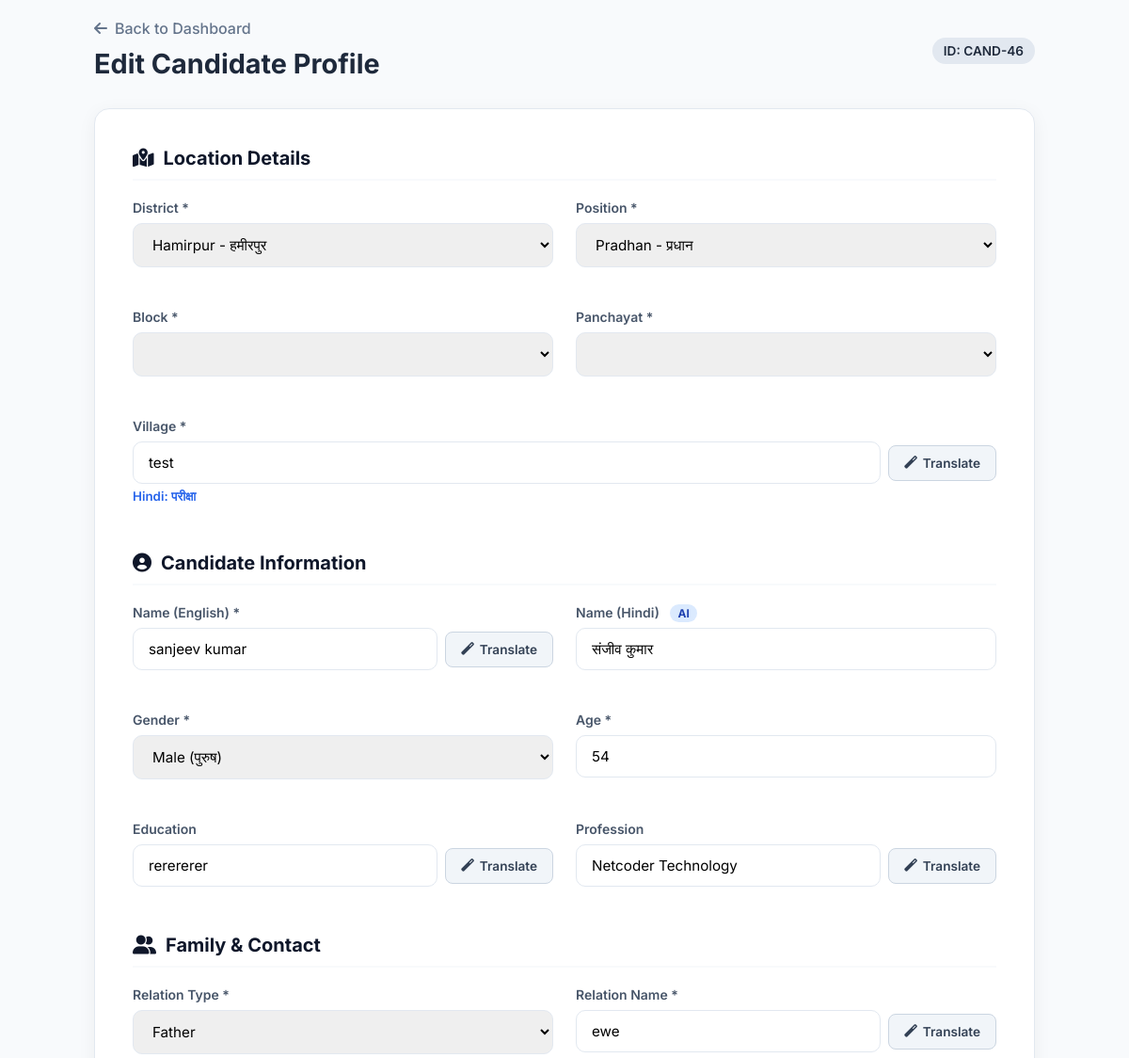
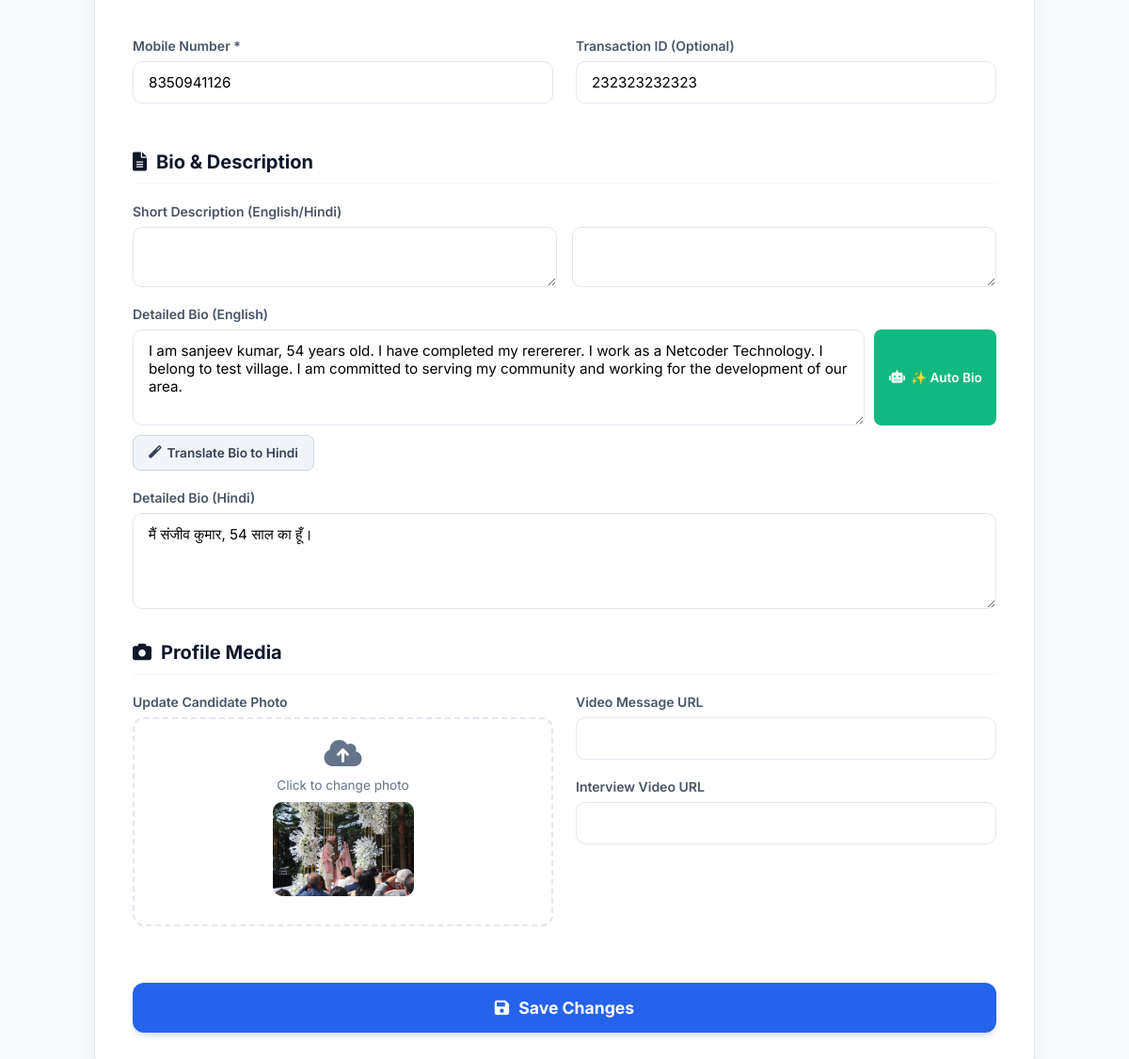
The page /employee/edit_candidate.php?id=46 (signed in) on the database its author committed (2 pictures, top to bottom).
### tables this page shows
CREATE TABLE `candidates` (
  `id` int(11) NOT NULL,
  `candidate_unique_id` varchar(50) DEFAULT NULL,
  `candidate_id` varchar(50) NOT NULL,
  `district_id` int(11) NOT NULL,
  `representative_type_id` int(11) DEFAULT NULL,
  `jila_parishad_pradhan` enum('jila_parishad','pradhan') DEFAULT NULL,
  `jila_parishad_id` int(11) DEFAULT NULL,
  `block_id` int(11) DEFAULT NULL,
  `panchayat_id` int(11) DEFAULT NULL,
  `bdc_constituency_id` int(11) DEFAULT NULL,
  `zila_parishad_constituency_id` int(11) DEFAULT NULL,
  `village` varchar(100) NOT NULL,
  `village_hi` varchar(100) DEFAULT NULL,
  `candidate_name_hi` varchar(100) NOT NULL,
  `candidate_name_en` varchar(100) NOT NULL,
  `relation_type` enum('father','husband') NOT NULL,
  `relation_name` varchar(100) NOT NULL,
  `relation_name_hi` varchar(100) DEFAULT NULL,
  `gender` enum('Male','Female','Other') NOT NULL,
  `age` int(11) NOT NULL,
  `education` varchar(200) DEFAULT NULL,
  `education_hi` varchar(100) DEFAULT NULL,
  `profession` varchar(100) DEFAULT NULL,
  `profession_hi` varchar(100) DEFAULT NULL,
  `short_notes_en` text DEFAULT NULL,
  `short_notes_hi` text DEFAULT NULL,
  `bio_hi` text DEFAULT NULL,
  `bio_en` text DEFAULT NULL,
  `slug` varchar(500) NOT NULL,
  `photo_url` varchar(500) DEFAULT NULL,
  `video_message_url` varchar(500) DEFAULT NULL,
  `interview_video_url` varchar(500) DEFAULT NULL,
  `mobile_number` varchar(15) DEFAULT NULL,
  `whatsapp_number` varchar(15) DEFAULT NULL,
  `email` varchar(100) DEFAULT NULL,
  `facebook_url` varchar(500) DEFAULT NULL,
  `twitter_url` varchar(500) DEFAULT NULL,
  `instagram_url` varchar(500) DEFAULT NULL,
  `status` enum('contesting','leading','winner','runner_up','withdrawn') DEFAULT 'contesting',
  `approval_status` enum('pending','approved','rejected') DEFAULT 'pending',
  `views` int(11) DEFAULT 0,
  `featured` tinyint(1) DEFAULT 0,
  `created_at` timestamp NOT NULL DEFAULT current_timestamp(),
  `updated_at` timestamp NOT NULL DEFAULT current_timestamp() ON UPDATE current_timestamp(),
  `created_by` int(11) DEFAULT NULL,
  `whatsapp_verified` tinyint(1) DEFAULT 0,
  `photo_hidden` tinyint(1) DEFAULT 1,
  `verification_code` varchar(6) DEFAULT NULL,
  `verification_expiry` datetime DEFAULT NULL,
  `is_active` tinyint(1) DEFAULT 1,
  `transaction_id` varchar(100) DEFAULT NULL
);

CREATE TABLE `districts` (
  `id` int(11) NOT NULL,
  `district_name` varchar(100) NOT NULL,
  `district_name_hi` varchar(100) NOT NULL,
  `slug` varchar(100) NOT NULL,
  `description` text DEFAULT NULL,
  `meta_title` varchar(200) DEFAULT NULL,
  `meta_description` text DEFAULT NULL,
  `created_at` timestamp NOT NULL DEFAULT current_timestamp(),
  `updated_at` timestamp NOT NULL DEFAULT current_timestamp() ON UPDATE current_timestamp()
);

CREATE TABLE `representative_types` (
  `id` int(11) NOT NULL,
  `type_key` varchar(50) NOT NULL,
  `type_name` varchar(100) NOT NULL,
  `type_name_hi` varchar(100) DEFAULT NULL,
  `has_block` tinyint(1) DEFAULT 0,
  `has_panchayat` tinyint(1) DEFAULT 0,
  `has_bdc_constituency` tinyint(1) DEFAULT 0,
  `has_zila_parishad_constituency` tinyint(1) DEFAULT 0,
  `sort_order` int(11) DEFAULT 0,
  `created_at` timestamp NOT NULL DEFAULT current_timestamp()
);

### employee/edit_candidate.php (the view, shortened to what this page needs)
<?php
require_once __DIR__ . '/employee_config.php';
$candidate_id = $_GET['id'] ?? null;
$stmt = $pdo->prepare("SELECT * FROM candidates WHERE id = ?");
$stmt->execute([$candidate_id]);
$candidate = $stmt->fetch(PDO::FETCH_ASSOC);
$districts = $pdo->query("SELECT id, district_name, district_name_hi FROM districts ORDER BY district_name")->fetchAll();
$representativeTypes = $pdo->query("SELECT id, type_name, type_name_hi, type_key FROM representative_types ORDER BY id")->fetchAll();
?>
<!DOCTYPE html>
<html lang="en">
<head>
    <link rel="stylesheet" href="https://cdnjs.cloudflare.com/ajax/libs/font-awesome/6.0.0/css/all.min.css">
</head>
<body>
    <div class="container">
        <div class="header">
            <div>
                <a href="dashboard.php" class="back-btn"><i class="fas fa-arrow-left"></i> Back to Dashboard</a>
                <h1 style="margin-top:10px; font-size:1.8rem;">Edit Candidate Profile</h1>
            </div>
            <div style="text-align:right;">
                <span style="background:#e2e8f0; padding:6px 12px; border-radius:20px; font-weight:600; font-size:0.85rem;">ID: <?php echo htmlspecialchars($candidate['candidate_unique_id'] ?: 'CAND-' . $candidate['id']); ?></span>
            </div>
        </div>
        <div class="form-card">
            <form method="POST" enctype="multipart/form-data" id="editForm">
                <div class="section-title"><i class="fas fa-map-marked-alt"></i> Location Details</div>
                <div class="grid">
                    <div class="form-group">
                        <label>District *</label>
                        <select name="district_id" id="district" required>
                            <?php foreach ($districts as $d): ?>
                            <option value="<?php echo $d['id']; ?>" <?php echo $candidate['district_id'] == $d['id'] ? 'selected' : ''; ?>>
                                <?php echo htmlspecialchars($d['district_name'] . ' - ' . ($d['district_name_hi'] ?? '')); ?>
                            </option>
                            <?php endforeach; ?>
                        </select>
                    </div>
                    <div class="form-group">
                        <label>Position *</label>
                        <select name="representative_type_id" id="representativeType" required>
                            <?php foreach ($representativeTypes as $t): ?>
                            <option value="<?php echo $t['id']; ?>" <?php echo $candidate['representative_type_id'] == $t['id'] ? 'selected' : ''; ?>
                                    data-has-block="<?php echo in_array($t['type_key'], ['pradhan', 'vice_pradhan', 'bdc_member']) ? '1' : '0'; ?>"
                                    data-has-panchayat="<?php echo in_array($t['type_key'], ['pradhan', 'vice_pradhan']) ? '1' : '0'; ?>">
                                <?php echo htmlspecialchars($t['type_name'] . ' - ' . $t['type_name_hi']); ?>
                            </option>
                            <?php endforeach; ?>
                        </select>
                    </div>
                    <div class="form-group" id="blockContainer">
                        <label>Block *</label>
                        <select name="block_id" id="block"></select>
                    </div>
                    <div class="form-group" id="panchayatContainer">
                        <label>Panchayat *</label>
                        <select name="panchayat_id" id="panchayat"></select>
                    </div>
                    <div class="form-group full-width">
                        <label>Village *</label>
                        <div class="input-group">
                            <input type="text" name="village" id="village" required value="<?php echo htmlspecialchars($candidate['village']); ?>">
                            <button type="button" class="btn-translate" onclick="customTranslate('village', 'village_hi')"><i class="fas fa-magic"></i> Translate</button>
                        </div>
                        <small id="village_hi_preview" style="color:var(--primary); font-weight:600; margin-top:5px; display:inline-block;">Hindi: <?php echo htmlspecialchars($candidate['village_hi']); ?></small>
                    </div>
                </div>
                <div class="section-title"><i class="fas fa-user-circle"></i> Candidate Information</div>
                <div class="grid">
                    <div class="form-group">
                        <label>Name (English) *</label>
                        <div class="input-group">
                            <input type="text" name="candidate_name_en" id="nameEn" required value="<?php echo htmlspecialchars($candidate['candidate_name_en']); ?>">
                            <button type="button" class="btn-translate" onclick="customTranslate('nameEn', 'nameHi')"><i class="fas fa-magic"></i> Translate</button>
                        </div>
                    </div>
                    <div class="form-group">
                        <label>Name (Hindi) <span class="ai-badge">AI</span></label>
                        <input type="text" name="candidate_name_hi" id="nameHi" required value="<?php echo htmlspecialchars($candidate['candidate_name_hi']); ?>">
                    </div>
                    <div class="form-group">
                        <label>Gender *</label>
                        <select name="gender" required>
                            <option value="Male" <?php echo $candidate['gender'] == 'Male' ? 'selected' : ''; ?>>Male (पुरुष)</option>
                        </select>
                    </div>
                    <div class="form-group">
                        <label>Age *</label>
                        <input type="number" name="age" required value="<?php echo htmlspecialchars($candidate['age']); ?>">
                    </div>
                    <div class="form-group">
                        <label>Education</label>
                        <div class="input-group">
                            <input type="text" name="education" id="education" value="<?php echo htmlspecialchars($candidate['education']); ?>">
                            <button type="button" class="btn-translate" onclick="customTranslate('education', 'education_hi')"><i class="fas fa-magic"></i> Translate</button>
                        </div>
                    </div>
                    <div class="form-group">
                        <label>Profession</label>
                        <div class="input-group">
                            <input type="text" name="profession" id="profession" value="<?php echo htmlspecialchars($candidate['profession']); ?>">
                            <button type="button" class="btn-translate" onclick="customTranslate('profession', 'profession_hi')"><i class="fas fa-magic"></i> Translate</button>
                        </div>
                    </div>
                </div>
                <div class="section-title"><i class="fas fa-user-friends"></i> Family & Contact</div>
                <div class="grid">
                    <div class="form-group">
                        <label>Relation Type *</label>
                        <select name="relation_type" id="relation_type">
                            <option value="father" <?php echo $candidate['relation_type'] == 'father' ? 'selected' : ''; ?>>Father</option>
                        </select>
                    </div>
                    <div class="form-group">
                        <label>Relation Name *</label>
                        <div class="input-group">
                            <input type="text" name="relation_name" id="relationName" required value="<?php echo htmlspecialchars($candidate['relation_name']); ?>">
                            <button type="button" class="btn-translate" onclick="customTranslate('relationName', 'relation_name_hi')"><i class="fas fa-magic"></i> Translate</button>
                        </div>
                    </div>
                    <div class="form-group">
                        <label>Mobile Number *</label>
                        <input type="tel" name="mobile_number" required value="<?php echo htmlspecialchars($candidate['mobile_number']); ?>">
                    </div>
                    <div class="form-group">
                        <label>Transaction ID (Optional)</label>
                        <input type="text" name="transaction_id" value="<?php echo htmlspecialchars($candidate['transaction_id']); ?>">
                    </div>
                </div>
                <div class="section-title"><i class="fas fa-file-alt"></i> Bio & Description</div>
                <div class="form-group">
                    <label>Short Description (English/Hindi)</label>
                    <div style="display:grid; grid-template-columns:1fr 1fr; gap:16px;">
                        <textarea name="short_notes_en" id="shortNotesEn" rows="2"><?php echo htmlspecialchars($candidate['short_notes_en'] ?? ''); ?></textarea>
                        <textarea name="short_notes_hi" id="shortNotesHi" rows="2"><?php echo htmlspecialchars($candidate['short_notes_hi']); ?></textarea>
                    </div>
                </div>
                <div class="form-group">
                    <label>Detailed Bio (English)</label>
                    <div style="display:flex; gap:10px; margin-bottom:10px;">
                        <textarea name="bio_en" id="bioEn" rows="4" style="flex:1;"><?php echo htmlspecialchars($candidate['bio_en']); ?></textarea>
                        <button type="button" class="btn-translate" onclick="generateBio()" style="width:130px; background:#10b981; color:white; border:none;"><i class="fas fa-robot"></i> ✨ Auto Bio</button>
                    </div>
                    <button type="button" class="btn-translate" onclick="customTranslate('bioEn', 'bioHi')"><i class="fas fa-magic"></i> Translate Bio to Hindi</button>
                </div>
                <div class="form-group">
                    <label>Detailed Bio (Hindi)</label>
                    <textarea name="bio_hi" id="bioHi" rows="4"><?php echo htmlspecialchars($candidate['bio_hi']); ?></textarea>
                </div>
                <div class="section-title"><i class="fas fa-camera"></i> Profile Media</div>
                <div class="grid">
                    <div class="form-group">
                        <label>Update Candidate Photo</label>
                        <div class="photo-preview-box" onclick="document.getElementById('candidatePhoto').click()">
                            <i class="fas fa-cloud-upload-alt fa-2x" style="color:var(--text-light); margin-bottom:10px;"></i>
                            <p style="font-size:0.85rem; color:var(--text-light);">Click to change photo</p>
                            <img id="imagePreview" src="<?php echo $candidate['photo_url'] ?: '../assets/img/default-avatar.png'; ?>" onerror="this.src='../assets/img/default-avatar.png'">
                        </div>
                    </div>
                    <div>
                        <div class="form-group">
                            <label>Video Message URL</label>
                            <input type="url" name="video_message_url" value="<?php echo htmlspecialchars($candidate['video_message_url']); ?>">
                        </div>
                        <div class="form-group">
                            <label>Interview Video URL</label>
                            <input type="url" name="interview_video_url" value="<?php echo htmlspecialchars($candidate['interview_video_url']); ?>">
                        </div>
                    </div>
                </div>
                <button type="submit" class="btn-submit"><i class="fas fa-save"></i> Save Changes</button>
            </form>
        </div>
    </div>
</body>
</html>

### rows shown on the page
candidates: candidate_unique+id "CAND-46", district_id "Hamirpur - हमीरपुर", representative_type_id "Pradhan - प्रधान", village "test", village_hi "परीक्षा", candidate_name_en "sanjeev kumar", candidate_name_hi "संजीव कुमार", gender "Male (पुरुष)", age "54", education "rerererer", profession "Netcoder Technology", relation_type "Father", relation_name "ewe", mobile_number "8350941126", transaction_id "232323232323", bio_en "I am sanjeev kumar, 54 years old. I have completed my rerererer. I work as a Netcoder Technology. I belong to test village. I am committed to serving my community and working for the development of our area.", bio_hi "मैं संजीव कुमार, 54 साल का हूँ।", photo_url (picture)
